Frame 1 (no input): blank canvas, image omitted
Frame 60 (no input): blank canvas, image omitted
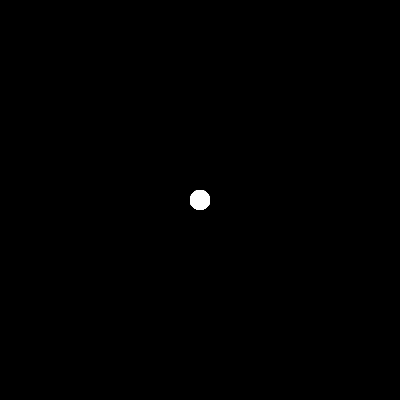
Frame 120 (the mouse pressed at the canvas centre since frame 60)

The p5.js sketch whose frames 1 and 60 were blank and that drew this single picture after the mouse press (run headless with seeded random() and noise() and a simulated clock; from frame 60 on, the mouse is pressed at the canvas centre):

// p5.js sketch
// ── sketch.js
// painting with alpha
function setup() {
  createCanvas(400, 400);
   background(0); 
}

function draw() {
  strokeWeight(0)
  // get rid of circle circumference line
  fill(255,mouseY)
  //fill(gray, [alpha])
  circle(mouseX, mouseY,20)
  // circle(x, y, d) x,y and diameter
  console.log("iteration")
  // console.log shows iteration number
  // a great troubleshooting tool
  // when the value is constant it will increment the 

}
